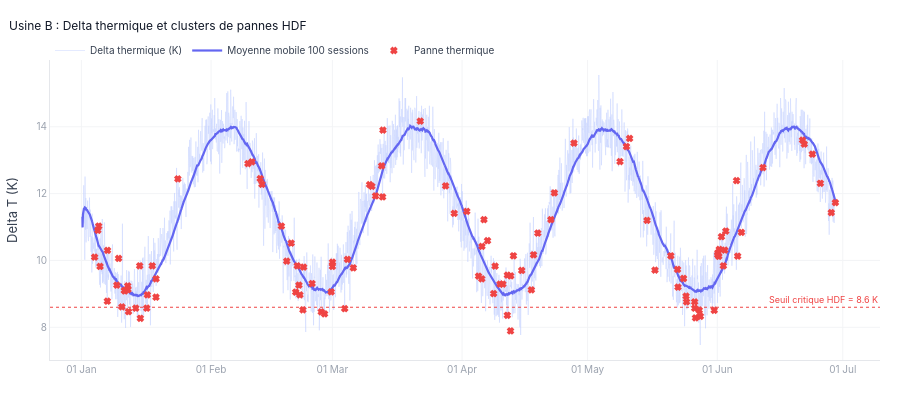

The cell this chart's notebook holds for it:
### Markdown cell above
<div style="border-left:4px solid #ffffff;padding:10px 18px;margin-bottom:2px;">
<span style="font-size:10pt;font-weight:700;font-family:Georgia,serif;">
06 · Visualisations Gold — dérives Usine B
</span>
</div>

### Code cell
# ── Plot 1 : Delta thermique et clusters de pannes ───────────
sample = df.iloc[::3].copy()
df['delta_ma'] = df['temp_process_delta'].rolling(100, min_periods=1).mean()

fig1 = go.Figure()

fig1.add_trace(go.Scatter(
    x=sample['timestamp'], y=sample['temp_process_delta'],
    name='Delta thermique (K)', line=dict(color='#c7d2fe', width=0.8), opacity=0.6,
    hovertemplate='%{x|%d %b %H:%M}<br>Delta T : %{y:.2f} K<extra></extra>'
))
fig1.add_trace(go.Scatter(
    x=df['timestamp'], y=df['delta_ma'],
    name='Moyenne mobile 100 sessions', line=dict(color='#6366f1', width=2.2),
    hovertemplate='%{x|%d %b}<br>Moy Delta T : %{y:.2f} K<extra></extra>'
))

mask_hdf = df['panne_thermique'] == 1
fig1.add_trace(go.Scatter(
    x=df.loc[mask_hdf, 'timestamp'],
    y=df.loc[mask_hdf, 'temp_process_delta'],
    mode='markers', name='Panne thermique',
    marker=dict(color='#ef4444', size=5, symbol='x',
                line=dict(width=1.5, color='#ef4444')),
    hovertemplate='%{x|%d %b %H:%M}<br>Delta T : %{y:.2f} K<br><b>HDF</b><extra></extra>'
))

fig1.add_hline(y=SEUIL_DELTA_HDF, line_dash='dot', line_color='#ef4444', line_width=1.2,
               annotation_text=f'Seuil critique HDF = {SEUIL_DELTA_HDF} K',
               annotation_font_size=9, annotation_font_color='#ef4444',
               annotation_position='top right')

fig1.update_layout(
    **LAYOUT,
    title=dict(text='Usine B : Delta thermique et clusters de pannes HDF',
               font=dict(size=12, color='#111827'), x=0.01),
    xaxis=dict(gridcolor='#f3f4f6', linecolor='#e5e7eb',
               tickfont=dict(size=10, color='#9ca3af'), tickformat='%d %b'),
    yaxis=dict(title='Delta T (K)', gridcolor='#f3f4f6', linecolor='#e5e7eb',
               tickfont=dict(size=10, color='#9ca3af')),
    legend=dict(bgcolor='rgba(0,0,0,0)', borderwidth=0,
                font=dict(size=10), orientation='h', y=1.08),
    height=400, margin=dict(l=50,r=20,t=60,b=40),
    hovermode='x unified'
)
fig1.show()

### Figure 1 — Plotly figure (JSON) as saved in the notebook; plotly's stock layout.template omitted (floating-point values rounded to 4 significant figures; data arrays with more than 128 entries replaced by an {"elided": "..."} marker saying what was removed)
{"data": [{"hovertemplate": "%{x|%d %b %H:%M}<br>Delta T : %{y:.2f} K<extra></extra>", "line": {"color": "#c7d2fe", "width": 0.8}, "name": "Delta thermique (K)", "opacity": 0.6, "type": "scatter", "x": {"elided": "2880 str values"}, "y": {"elided": "2880 float values"}}, {"hovertemplate": "%{x|%d %b}<br>Moy Delta T : %{y:.2f} K<extra></extra>", "line": {"color": "#6366f1", "width": 2.2}, "name": "Moyenne mobile 100 sessions", "type": "scatter", "x": {"elided": "8640 str values"}, "y": {"elided": "8640 float values"}}, {"hovertemplate": "%{x|%d %b %H:%M}<br>Delta T : %{y:.2f} K<br><b>HDF</b><extra></extra>", "marker": {"color": "#ef4444", "line": {"color": "#ef4444", "width": 1.5}, "size": 5, "symbol": "x"}, "mode": "markers", "name": "Panne thermique", "type": "scatter", "x": ["2024-01-04T04:00:00", "2024-01-04T22:30:00", "2024-01-05T03:30:00", "2024-01-05T11:00:00", "2024-01-07T05:00:00", "2024-01-07T06:00:00", "2024-01-09T11:30:00", "2024-01-09T21:30:00", "2024-01-10T16:30:00", "2024-01-11T06:30:00", "2024-01-11T10:30:00", "2024-01-12T02:00:00", "2024-01-12T03:30:00", "2024-01-12T06:30:00", "2024-01-14T00:00:00", "2024-01-14T22:30:00", "2024-01-15T02:30:00", "2024-01-16T15:00:00", "2024-01-16T18:30:00", "2024-01-17T22:30:00", "2024-01-18T20:00:00", "2024-01-18T20:30:00", "2024-01-24T01:30:00", "2024-02-09T19:30:00", "2024-02-10T18:00:00", "2024-02-12T18:00:00", "2024-02-13T04:00:00", "2024-02-17T19:30:00", "2024-02-19T02:00:00", "2024-02-20T03:30:00", "2024-02-21T05:30:00", "2024-02-21T14:30:00", "2024-02-22T00:00:00", "2024-02-22T05:30:00", "2024-02-22T23:00:00", "2024-02-23T03:00:00", "2024-02-25T03:30:00", "2024-02-27T08:00:00", "2024-02-28T03:00:00", "2024-02-29T17:00:00", "2024-03-01T00:00:00", "2024-03-01T00:30:00", "2024-03-03T22:30:00", "2024-03-04T14:30:00", "2024-03-06T00:00:00", "2024-03-09T21:30:00", "2024-03-10T10:30:00", "2024-03-11T07:30:00", "2024-03-12T18:30:00", "2024-03-13T00:00:00", "2024-03-13T02:00:00", "2024-03-22T00:00:00", "2024-03-28T01:30:00", "2024-03-30T03:00:00", "2024-04-02T03:00:00", "2024-04-04T22:30:00", "2024-04-05T17:00:00", "2024-04-05T18:00:00", "2024-04-06T05:30:00", "2024-04-07T02:00:00", "2024-04-08T13:00:00", "2024-04-08T21:30:00", "2024-04-10T01:30:00", "2024-04-10T18:00:00", "2024-04-11T19:30:00", "2024-04-11T20:00:00", "2024-04-12T14:00:00", "2024-04-12T15:00:00", "2024-04-13T06:30:00", "2024-04-15T06:00:00", "2024-04-17T13:30:00", "2024-04-18T02:00:00", "2024-04-19T02:30:00", "2024-04-22T05:30:00", "2024-04-23T01:30:00", "2024-04-27T18:00:00", "2024-05-08T18:00:00", "2024-05-10T07:00:00", "2024-05-11T01:00:00", "2024-05-15T05:00:00", "2024-05-17T02:30:00", "2024-05-20T21:30:00", "2024-05-22T12:00:00", "2024-05-22T14:30:00", "2024-05-23T22:30:00", "2024-05-24T13:00:00", "2024-05-24T15:30:00", "2024-05-26T14:00:00", "2024-05-26T14:30:00", "2024-05-26T19:00:00", "2024-05-27T16:30:00", "2024-05-27T23:00:00", "2024-05-31T06:30:00", "2024-06-01T02:30:00", "2024-06-01T03:30:00", "2024-06-01T08:30:00", "2024-06-01T11:30:00", "2024-06-02T00:00:00", "2024-06-02T11:00:00", "2024-06-02T19:00:00", "2024-06-03T01:00:00", "2024-06-05T14:30:00", "2024-06-05T21:00:00", "2024-06-06T18:30:00", "2024-06-11T22:00:00", "2024-06-21T09:00:00", "2024-06-21T19:00:00", "2024-06-23T17:30:00", "2024-06-25T15:30:00", "2024-06-28T06:00:00", "2024-06-29T05:30:00"], "y": [10.1, 10.9, 11.03, 9.82, 8.78, 10.3, 9.26, 10.06, 8.61, 9.1, 9.09, 9.24, 9.13, 8.47, 8.57, 9.84, 8.27, 8.57, 8.97, 9.84, 8.9, 9.45, 12.44, 12.9, 12.95, 12.45, 12.28, 11.03, 9.98, 10.52, 9.05, 9.84, 9.26, 8.97, 8.52, 9.8, 9.31, 8.46, 8.4, 9.06, 9.82, 9.95, 8.56, 10.03, 9.78, 12.27, 12.22, 11.93, 12.83, 11.9, 13.9, 14.17, 12.23, 11.41, 11.47, 9.53, 9.45, 10.42, 11.22, 10.59, 9.01, 9.83, 9.29, 9.29, 8.36, 9.56, 7.89, 9.54, 10.14, 9.7, 9.12, 10.17, 10.82, 11.22, 12.02, 13.51, 12.96, 13.41, 13.65, 11.2, 9.71, 10.14, 9.73, 9.2, 9.46, 8.93, 8.76, 8.76, 8.57, 8.28, 8.51, 8.33, 8.51, 10.17, 10.23, 10.12, 10.33, 10.71, 9.84, 10.31, 10.88, 12.39, 10.13, 10.84, 12.78, 13.6, 13.48, 13.18, 12.31, 11.43, 11.73]}], "layout": {"annotations": [{"font": {"color": "#ef4444", "size": 9}, "showarrow": false, "text": "Seuil critique HDF = 8.6 K", "x": 1, "xanchor": "right", "xref": "x domain", "y": 8.6, "yanchor": "bottom", "yref": "y"}], "font": {"color": "#374151", "family": "Inter, sans-serif", "size": 11}, "height": 400, "hoverlabel": {"bgcolor": "#1f2937", "font": {"color": "#f9fafb", "size": 11}}, "hovermode": "x unified", "legend": {"bgcolor": "rgba(0,0,0,0)", "borderwidth": 0, "font": {"size": 10}, "orientation": "h", "y": 1.08}, "margin": {"b": 40, "l": 50, "r": 20, "t": 60}, "paper_bgcolor": "#ffffff", "plot_bgcolor": "#ffffff", "shapes": [{"line": {"color": "#ef4444", "dash": "dot", "width": 1.2}, "type": "line", "x0": 0, "x1": 1, "xref": "x domain", "y0": 8.6, "y1": 8.6, "yref": "y"}], "title": {"font": {"color": "#111827", "size": 12}, "text": "Usine B : Delta thermique et clusters de pannes HDF", "x": 0.01}, "xaxis": {"gridcolor": "#f3f4f6", "linecolor": "#e5e7eb", "tickfont": {"color": "#9ca3af", "size": 10}, "tickformat": "%d %b"}, "yaxis": {"gridcolor": "#f3f4f6", "linecolor": "#e5e7eb", "tickfont": {"color": "#9ca3af", "size": 10}, "title": {"text": "Delta T (K)"}}}}
